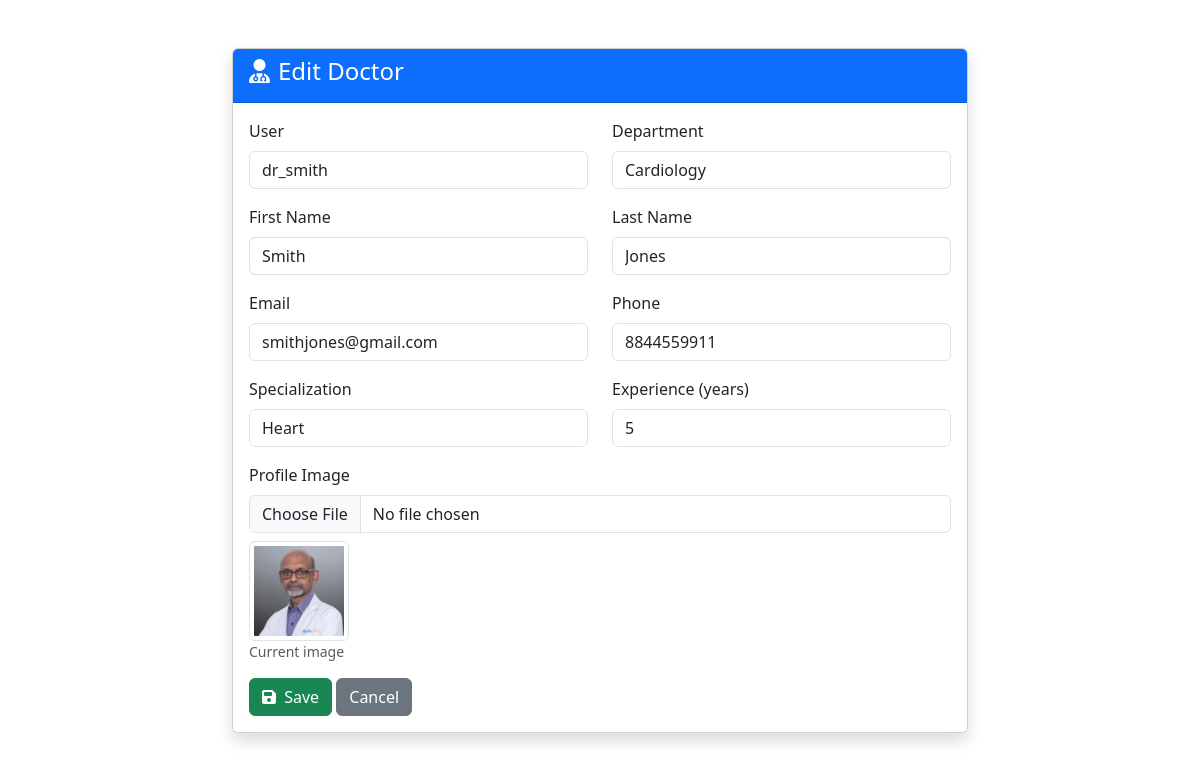
The page /doctors/1/edit/ (signed in) on the database its author committed.
### doctors/models.py (models this page shows, shortened)
class Doctor(models.Model):
    doctor_id = models.AutoField(primary_key=True)
    user = models.OneToOneField(User, on_delete=models.CASCADE, related_name='doctor_profile')
    first_name = models.CharField(max_length=50)
    last_name = models.CharField(max_length=50)
    email = models.EmailField(unique=True)
    phone = models.CharField(max_length=15)
    specialization = models.CharField(max_length=100)
    experience = models.IntegerField()  # years of experience
    department = models.ForeignKey(Department, on_delete=models.CASCADE, related_name='doctors')
    profile_image = models.ImageField(upload_to='doctor_profiles/', blank=True, null=True)
    joining_date = models.DateField(auto_now_add=True)
    class Meta:
        ordering = ['-joining_date']

### doctors/views.py (the view)
# urls.py: path('<int:pk>/edit/', views.doctor_edit, name='edit'),
@login_required
def doctor_edit(request, pk):
    if not is_admin(request.user):
        messages.error(request, 'You do not have permission to perform this action.')
        return redirect('accounts:patient_dashboard')
    doctor = get_object_or_404(Doctor, pk=pk)
    if request.method == 'POST':
        form = DoctorForm(request.POST, request.FILES, instance=doctor)
        if form.is_valid():
            form.save()
            messages.success(request, f'Dr. {doctor.first_name} {doctor.last_name} updated successfully!')
            return redirect('doctors:list')
        else:
            messages.error(request, 'Please correct the errors below.')
    else:
        form = DoctorForm(instance=doctor)
    context = {'form': form, 'title': 'Edit Doctor', 'doctor': doctor}
    return render(request, 'doctors/doctor_form.html', context)

### departments/models.py (called while the page is built)
    def __str__(self):
        return self.department_name

### doctors/views.py (called while the page is built)
def is_admin(user):
    return hasattr(user, 'profile') and user.profile.role == 'ADMIN'

### templates/doctors/doctor_form.html (shortened to what this page needs)
{% extends 'base.html' %}
{% block content %}
<div class="row justify-content-center">
    <div class="col-lg-8">
        <div class="card shadow">
            <div class="card-header bg-primary text-white">
                <h4><i class="fas fa-user-md me-2"></i>{{ title }}</h4>
            </div>
            <div class="card-body">
                <form method="post" enctype="multipart/form-data">
                    <div class="row">
                        <div class="col-md-6 mb-3">
                            <label for="{{ form.user.id_for_label }}" class="form-label">User</label>
                            {{ form.user }}
                        </div>
                        <div class="col-md-6 mb-3">
                            <label for="{{ form.department.id_for_label }}" class="form-label">Department</label>
                            {{ form.department }}
                        </div>
                    </div>
                    <div class="row">
                        <div class="col-md-6 mb-3">
                            <label for="{{ form.first_name.id_for_label }}" class="form-label">First Name</label>
                            {{ form.first_name }}
                        </div>
                        <div class="col-md-6 mb-3">
                            <label for="{{ form.last_name.id_for_label }}" class="form-label">Last Name</label>
                            {{ form.last_name }}
                        </div>
                    </div>
                    <div class="row">
                        <div class="col-md-6 mb-3">
                            <label for="{{ form.email.id_for_label }}" class="form-label">Email</label>
                            {{ form.email }}
                        </div>
                        <div class="col-md-6 mb-3">
                            <label for="{{ form.phone.id_for_label }}" class="form-label">Phone</label>
                            {{ form.phone }}
                        </div>
                    </div>
                    <div class="row">
                        <div class="col-md-6 mb-3">
                            <label for="{{ form.specialization.id_for_label }}" class="form-label">Specialization</label>
                            {{ form.specialization }}
                        </div>
                        <div class="col-md-6 mb-3">
                            <label for="{{ form.experience.id_for_label }}" class="form-label">Experience (years)</label>
                            {{ form.experience }}
                        </div>
                    </div>
                    <div class="mb-3">
                        <label for="{{ form.profile_image.id_for_label }}" class="form-label">Profile Image</label>
                        {{ form.profile_image }}
                        {% if doctor and doctor.profile_image %}
                            <div class="mt-2">
                                <img src="{{ doctor.profile_image.url }}" alt="Current Image" width="100" class="img-thumbnail">
                                <p class="text-muted small">Current image</p>
                            </div>
                        {% endif %}
                    </div>
                    <button type="submit" class="btn btn-success"><i class="fas fa-save me-1"></i> Save</button>
                    <a href="{% url 'doctors:list' %}" class="btn btn-secondary">Cancel</a>
                </form>
            </div>
        </div>
    </div>
</div>
{% endblock %}

### rows shown on the page
Doctor: user "dr_smith", department "Cardiology", first_name "Smith", last_name "Jones", email "smithjones@gmail.com", phone "8844559911", specialization "Heart", experience "5", profile_image (picture)

### other values the page prints
{{ title }} "Edit Doctor"
